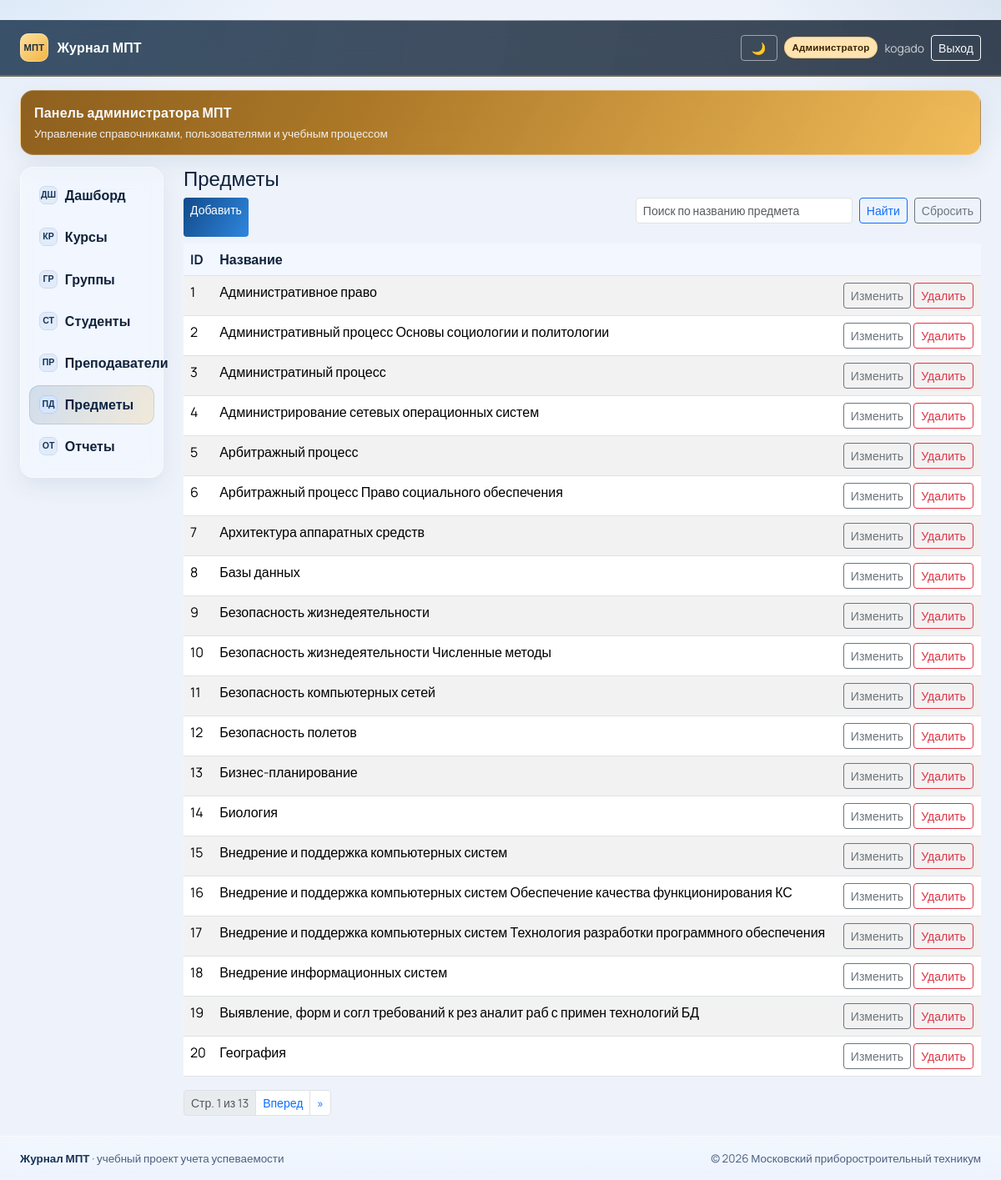
Page /subjects/ (signed in) on the committed database.
### core/models.py (models this page shows, shortened)
class Subject(models.Model):
    name = models.CharField('Название предмета', max_length=255, unique=True)
    department = models.ForeignKey(
        Department,
        on_delete=models.SET_NULL,
        related_name='subjects',
        null=True,
        blank=True,
        verbose_name='Отделение',
    )
    source = models.CharField('Источник', max_length=50, default='mpt.ru', db_index=True)
    external_id = models.CharField('Внешний ID', max_length=255, null=True, blank=True, db_index=True)
    is_active = models.BooleanField('Активен', default=True)
    class Meta:
        verbose_name = 'Предмет'
        verbose_name_plural = 'Предметы'
        ordering = ['name']
        constraints = [
            models.UniqueConstraint(fields=['source', 'external_id'], name='uniq_subject_source_external_id'),
        ]

### core/views.py (the view)
# urls.py: path('subjects/', views.SubjectListView.as_view(), name='subject_list'),
class SubjectListView(AdminRequiredMixin, ListView):
    model = Subject
    template_name = 'core/subject_list.html'
    paginate_by = 20
    def get_queryset(self):
        qs = Subject.objects.select_related('department')
        q = (self.request.GET.get('q') or '').strip()
        if q:
            matched_ids = [obj.id for obj in qs if _contains_casefold(obj.name, q)]
            qs = qs.filter(id__in=matched_ids)
        return qs
    def get_context_data(self, **kwargs):
        context = super().get_context_data(**kwargs)
        context['q'] = (self.request.GET.get('q') or '').strip()
        return context

### core/context_processors.py (called while the page is built, shortened)
def role_flags(request):
    user = request.user
    is_admin = user.is_superuser or user.groups.filter(name='Admin').exists()
    is_teacher = user.groups.filter(name='Teacher').exists()
    is_student = user.groups.filter(name='Student').exists()
    student_profile_id = None
    if is_student:
        try:
            student_profile_id = user.student_profile.id
        except Exception:
            student_profile_id = None
    display_name = user.get_full_name().strip() or user.username
    return {
        'is_admin': is_admin,
        'is_teacher': is_teacher,
        'is_student': is_student,
        'is_student_only': is_student and not is_teacher and not is_admin,
        'student_profile_id': student_profile_id,
        'display_name': display_name,
    }

### core/permissions.py (called while the page is built)
    def test_func(self):
        return self.request.user.is_superuser or self.request.user.groups.filter(name='Admin').exists()

### core/templates/core/subject_list.html (shortened to what this page needs)
﻿{% extends 'base.html' %}
{% block content %}
<h1 class="h4">Предметы</h1>
<div class="d-flex flex-wrap gap-2 mb-2">
  <a class="btn btn-primary btn-sm" href="{% url 'subject_add' %}">Добавить</a>
  <form method="get" class="d-flex gap-2 ms-auto">
    <input
      type="text"
      name="q"
      value="{{ q }}"
      class="form-control form-control-sm"
      placeholder="Поиск по названию предмета"
      style="min-width: 260px;"
    >
    <button class="btn btn-sm btn-outline-primary" type="submit">Найти</button>
    <a class="btn btn-sm btn-outline-secondary" href="{% url 'subject_list' %}">Сбросить</a>
  </form>
</div>
<table class="table table-striped">
  <thead><tr><th>ID</th><th>Название</th><th></th></tr></thead>
  <tbody>
    {% for obj in object_list %}
    <tr>
      <td>{{ obj.id }}</td><td>{{ obj.name }}</td>
      <td>
        <a class="btn btn-sm btn-outline-secondary" href="{% url 'subject_edit' obj.id %}">Изменить</a>
        <a class="btn btn-sm btn-outline-danger" href="{% url 'subject_delete' obj.id %}">Удалить</a>
      </td>
    </tr>
    {% endfor %}
  </tbody>
</table>
{% if is_paginated %}
<nav class="mt-3" aria-label="Пагинация предметов">
  <ul class="pagination pagination-sm mb-0">
    <li class="page-item disabled"><span class="page-link">Стр. {{ page_obj.number }} из {{ page_obj.paginator.num_pages }}</span></li>
    {% if page_obj.has_next %}
    <li class="page-item"><a class="page-link" href="?page={{ page_obj.next_page_number }}{% if q %}&q={{ q|urlencode }}{% endif %}">Вперед</a></li>
    <li class="page-item"><a class="page-link" href="?page={{ page_obj.paginator.num_pages }}{% if q %}&q={{ q|urlencode }}{% endif %}">»</a></li>
    {% endif %}
  </ul>
</nav>
{% endif %}
{% endblock %}

### templates/base.html (shortened to what this page needs)
<!doctype html>
<html lang="ru">
<head>
  <link href="https://cdn.jsdelivr.net/npm/bootstrap@5.3.3/dist/css/bootstrap.min.css" rel="stylesheet">
  <link href="https://cdn.jsdelivr.net/npm/tom-select@2.3.1/dist/css/tom-select.bootstrap5.min.css" rel="stylesheet">
</head>
<body>
<nav class="navbar navbar-expand-lg navbar-dark topbar">
  <div class="container-fluid px-3 px-md-4 py-2">
    <a class="brand" href="{% url 'dashboard' %}">
      <span class="brand-mark">МПТ</span>
      <span>Журнал МПТ</span>
    </a>
    <div class="ms-auto d-flex align-items-center gap-2 text-white">
      <button id="themeToggle" type="button" class="btn btn-sm btn-outline-light theme-toggle" title="Сменить тему">🌙</button>
      {% if user.is_authenticated %}
      {% if is_admin %}
      <span class="role-badge role-admin">Администратор</span>
      {% elif is_teacher %}
      <span class="role-badge role-teacher">Преподаватель</span>
      {% elif is_student %}
      <span class="role-badge role-student">Студент</span>
      {% endif %}
      <span class="small opacity-75">{{ display_name }}</span>
      <form method="post" action="{% url 'logout' %}" class="m-0">
        <button type="submit" class="btn btn-sm btn-outline-light">Выход</button>
      </form>
      {% endif %}
    </div>
  </div>
</nav>
<div class="container-fluid shell px-3 px-md-4 app-shell">
  {% if user.is_authenticated and is_admin %}
  <section class="mpt-banner banner-admin">
    <p class="mpt-banner-title">Панель администратора МПТ</p>
    <p class="mpt-banner-subtitle">Управление справочниками, пользователями и учебным процессом</p>
  </section>
  {% elif user.is_authenticated and is_teacher %}
  <section class="mpt-banner banner-teacher">
    <p class="mpt-banner-title">Рабочее место преподавателя</p>
    <p class="mpt-banner-subtitle">Курсы, журнал, посещаемость и отчеты по группам</p>
  </section>
  {% elif user.is_authenticated and is_student %}
  <section class="mpt-banner banner-student">
    <p class="mpt-banner-title">Личный кабинет студента</p>
    <p class="mpt-banner-subtitle">Предметы, оценки, посещаемость и персональный журнал</p>
  </section>
  {% else %}
  <section class="mpt-banner banner-teacher">
    <p class="mpt-banner-title">Московский приборостроительный техникум</p>
    <p class="mpt-banner-subtitle">Единая система контроля успеваемости, посещаемости и отчетности</p>
  </section>
  {% endif %}
  <div class="row g-3 g-lg-4">
    {% if user.is_authenticated %}
    <aside class="col-12 col-lg-3 col-xl-2">
      <div class="sidebar">
        {% if is_student_only %}
          {% if student_profile_id %}
            <a class="nav-linkx {% if '/students/' in request.path %}active{% endif %}" href="{% url 'student_detail' student_profile_id %}">
              <span class="nav-ico">ПС</span>
              <span>Профиль студента</span>
            </a>
          {% endif %}
        {% else %}
        <a class="nav-linkx {% if request.path == '/' %}active{% endif %}" href="{% url 'dashboard' %}">
          <span class="nav-ico">ДШ</span>
          <span>Дашборд</span>
        </a>
        <a class="nav-linkx {% if '/courses/' in request.path %}active{% endif %}" href="{% url 'course_list' %}">
          <span class="nav-ico">КР</span>
          <span>Курсы</span>
        </a>
          {% if is_admin %}
          <a class="nav-linkx {% if '/groups/' in request.path %}active{% endif %}" href="{% url 'group_list' %}">
            <span class="nav-ico">ГР</span>
            <span>Группы</span>
          </a>
          <a class="nav-linkx {% if '/students/' in request.path %}active{% endif %}" href="{% url 'student_list' %}">
            <span class="nav-ico">СТ</span>
            <span>Студенты</span>
          </a>
          <a class="nav-linkx {% if '/teachers/' in request.path %}active{% endif %}" href="{% url 'teacher_list' %}">
            <span class="nav-ico">ПР</span>
            <span>Преподаватели</span>
          </a>
          <a class="nav-linkx {% if '/subjects/' in request.path %}active{% endif %}" href="{% url 'subject_list' %}">
            <span class="nav-ico">ПД</span>
            <span>Предметы</span>
          </a>
          {% endif %}
          {% if is_admin or is_teacher %}
          <a class="nav-linkx {% if '/reports' in request.path %}active{% endif %}" href="{% url 'reports_index' %}">
            <span class="nav-ico">ОТ</span>
            <span>Отчеты</span>
          </a>
          {% endif %}
        {% endif %}
      </div>
    </aside>
    {% endif %}
    <main class="{% if user.is_authenticated %}col-12 col-lg-9 col-xl-10{% else %}col-12 d-flex justify-content-center{% endif %}">
      {% block content %}{% endblock %}
    </main>
  </div>
</div>
<footer class="mpt-footer">
  <div class="container-fluid px-3 px-md-4">
    <div class="mpt-footer-inner">
      <div><strong>Журнал МПТ</strong> · учебный проект учета успеваемости</div>
      <div class="text-end">© 2026 Московский приборостроительный техникум</div>
    </div>
  </div>
</footer>
</body>
</html>

### rows in the picture
Subject: id "1", name "Административное право"
Subject: id "2", name "Административный процесс Основы социологии и политологии"
Subject: id "3", name "Администратиный процесс"
Subject: id "4", name "Администрирование сетевых операционных систем"
Subject: id "5", name "Арбитражный процесс"
Subject: id "6", name "Арбитражный процесс Право социального обеспечения"
Subject: id "7", name "Архитектура аппаратных средств"
Subject: id "8", name "Базы данных"
Subject: id "9", name "Безопасность жизнедеятельности"
Subject: id "10", name "Безопасность жизнедеятельности Численные методы"
Subject: id "11", name "Безопасность компьютерных сетей"
Subject: id "12", name "Безопасность полетов"
Subject: id "13", name "Бизнес-планирование"
Subject: id "14", name "Биология"
Subject: id "15", name "Внедрение и поддержка компьютерных систем"
Subject: id "16", name "Внедрение и поддержка компьютерных систем Обеспечение качества функционирования КС"
Subject: id "17", name "Внедрение и поддержка компьютерных систем Технология разработки программного обеспечения"
Subject: id "18", name "Внедрение информационных систем"
Subject: id "19", name "Выявление, форм и согл требований к рез аналит раб с примен технологий БД"
Subject: id "20", name "География"

### other values in the picture
{{ display_name }} "kogado"
{{ page_obj.number }} "1"
{{ page_obj.paginator.num_pages }} "13"
